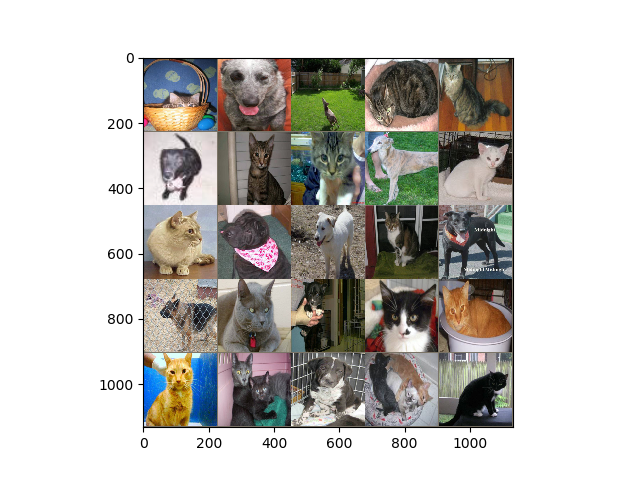

Recreate this plot in Python.
import os
import sys
import cv2
import argparse
import numpy as np
import matplotlib.pyplot as plt

import torch
import torch.nn as nn
from torch.autograd import Variable
import torchvision
from torchvision import datasets, transforms
from torch.utils.data.sampler import SubsetRandomSampler

from utils import dataloader
from autoencoder import Encoder, Decoder, AutoEncoder


def imshow(images, file_name='train'):
    images = images.numpy().transpose((1, 2, 0))
    mean = np.array([0.485, 0.456, 0.406])
    std = np.array([0.229, 0.224, 0.225])
    images = std * images + mean
    images = np.clip(images, 0, 1)
    plt.imshow(images)
    plt.savefig('{}.png'.format(file_name))


def main(args):
    ## load datasets
    train_dataset = dataloader('dogs_cats', 'train')

    ## split train and validation
    num_train = len(train_dataset)
    indices = list(range(num_train))
    split = 5000

    validation_idx = np.random.choice(indices, size=split, replace=False)
    train_idx = list(set(indices) - set(validation_idx))

    train_sampler = SubsetRandomSampler(train_idx)
    validation_sampler = SubsetRandomSampler(validation_idx)

    ## train and validation loader
    train_loader = torch.utils.data.DataLoader(
        train_dataset, 
        batch_size=args.batch_size, 
        sampler=train_sampler)
    valid_loader = torch.utils.data.DataLoader(
        train_dataset, 
        batch_size=args.batch_size, 
        sampler=validation_sampler)

    if args.debug:
        images, _ = next(iter(train_loader))
        grid = torchvision.utils.make_grid(images[:25], nrow=5)
        imshow(grid, 'train')

        images, _ = next(iter(valid_loader))
        grid = torchvision.utils.make_grid(images[:25], nrow=5)
        imshow(grid, 'valid')

    model = AutoEncoder()
    use_gpu = torch.cuda.is_available()
    if use_gpu:
        print('cuda is available!')
        model.cuda()

    criterion = nn.MSELoss()
    optimizer = torch.optim.SGD(
        model.parameters(), lr=0.001, momentum=0.9, weight_decay=1e-5)

    log_dir = 'logs'
    if not os.path.isdir('logs'):
        os.mkdir('logs')

    best_val = 5
    loss_list = []
    val_loss_list = []
    for epoch in range(args.n_epochs):
        loss = train(model, criterion, optimizer, train_loader, use_gpu)
        val_loss = valid(model, criterion, valid_loader, use_gpu)

        print('epoch {:d}, loss: {:.4f} val_loss: {:.4f}'.format(epoch, loss, val_loss))

        if val_loss < best_val:
            print('val_loss improved from {:.5f} to {:.5f}!'.format(best_val, val_loss))
            best_val = val_loss
            model_file = 'epoch%03d-%.3f.pth' % (epoch, val_loss)
            torch.save(model.state_dict(), os.path.join(
                log_dir, model_file))

        loss_list.append(loss)
        val_loss_list.append(val_loss)


def train(model, criterion, optimizer, train_loader, use_gpu):
    model.train()
    running_loss = 0
    for _, (images, _) in enumerate(train_loader):
        if use_gpu:
            images = Variable(images.cuda())
        else:
            images = Variable(images)

        optimizer.zero_grad()
        outputs = model(images)
        loss = criterion(outputs, images)
        running_loss += loss.data
        loss.backward()
        optimizer.step()

    train_loss = running_loss / len(train_loader)

    return train_loss


def valid(model, criterion, valid_loader, use_gpu):
    model.eval()
    running_loss = 0
    for _, (images, _) in enumerate(valid_loader):
        if use_gpu:
            images = Variable(images.cuda(), volatile=True)
        else:
            images = Variable(images, volatile=True)

        outputs = model(images)
        loss = criterion(outputs, images)
        running_loss += loss.data

    val_loss = running_loss / len(valid_loader)

    return val_loss


def parse_arguments(argv):
    parser = argparse.ArgumentParser()
    parser.add_argument(
        '--n_epochs', type=int, help='Number of epochs', default=500)
    parser.add_argument(
        '--batch_size', type=int, help='Number of batch size', default=8)
    parser.add_argument(
        '--path_weight_file', type=str, help='Path to weight file')
    parser.add_argument('--debug', type=bool, help='Debug')

    return parser.parse_args(argv)


if __name__ == '__main__':
    main(parse_arguments(sys.argv[1:]))